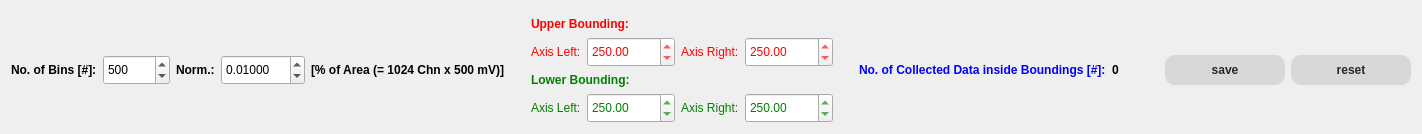
                  <widget class="QWidget" name="tab_12">
                   <attribute name="title">
                    <string>A</string>
                   </attribute>
                   <layout class="QVBoxLayout" name="verticalLayout_22">
                    <item>
                     <widget class="plot2DXWidget" name="widget_plotAreaFilterA" native="true"/>
                    </item>
                    <item>
                     <layout class="QHBoxLayout" name="horizontalLayout_26">
                      <item>
                       <widget class="QLabel" name="label_51">
                        <property name="font">
                         <font>
                          <weight>75</weight>
                          <bold>true</bold>
                         </font>
                        </property>
                        <property name="text">
                         <string>No. of Bins [#]:</string>
                        </property>
                       </widget>
                      </item>
                      <item>
                       <widget class="QSpinBox" name="spinBox_areaBinningCntA">
                        <property name="minimumSize">
                         <size>
                          <width>0</width>
                          <height>30</height>
                         </size>
                        </property>
                        <property name="minimum">
                         <number>2</number>
                        </property>
                        <property name="maximum">
                         <number>100000</number>
                        </property>
                        <property name="value">
                         <number>500</number>
                        </property>
                       </widget>
                      </item>
                      <item>
                       <widget class="QLabel" name="label_67">
                        <property name="font">
                         <font>
                          <weight>75</weight>
                          <bold>true</bold>
                         </font>
                        </property>
                        <property name="text">
                         <string>Norm.:</string>
                        </property>
                       </widget>
                      </item>
                      <item>
                       <widget class="QDoubleSpinBox" name="doubleSpinBox_areaANorm">
                        <property name="minimumSize">
                         <size>
                          <width>0</width>
                          <height>30</height>
                         </size>
                        </property>
                        <property name="decimals">
                         <number>5</number>
                        </property>
                        <property name="minimum">
                         <double>0.000010000000000</double>
                        </property>
                        <property name="maximum">
                         <double>100.000000000000000</double>
                        </property>
                        <property name="singleStep">
                         <double>0.001000000000000</double>
                        </property>
                        <property name="value">
                         <double>0.010000000000000</double>
                        </property>
                       </widget>
                      </item>
                      <item>
                       <widget class="QLabel" name="label_68">
                        <property name="font">
                         <font>
                          <weight>75</weight>
                          <bold>true</bold>
                         </font>
                        </property>
                        <property name="text">
                         <string>[% of Area (= 1024 Chn x 500 mV)]</string>
                        </property>
                       </widget>
                      </item>
                      <item>
                       <spacer name="horizontalSpacer_47">
                        <property name="orientation">
                         <enum>Qt::Horizontal</enum>
                        </property>
                        <property name="sizeType">
                         <enum>QSizePolicy::Fixed</enum>
                        </property>
                        <property name="sizeHint" stdset="0">
                         <size>
                          <width>20</width>
                          <height>20</height>
                         </size>
                        </property>
                       </spacer>
                      </item>
                      <item>
                       <layout class="QVBoxLayout" name="verticalLayout_20">
                        <item>
                         <widget class="QLabel" name="label_75">
                          <property name="font">
                           <font>
                            <weight>75</weight>
                            <bold>true</bold>
                           </font>
                          </property>
                          <property name="styleSheet">
                           <string notr="true">color: red</string>
                          </property>
                          <property name="text">
                           <string>Upper Bounding:</string>
                          </property>
                         </widget>
                        </item>
                        <item>
                         <layout class="QHBoxLayout" name="horizontalLayout_28">
                          <item>
                           <widget class="QLabel" name="label_71">
                            <property name="styleSheet">
                             <string notr="true">color: red</string>
                            </property>
                            <property name="text">
                             <string>Axis Left:</string>
                            </property>
                           </widget>
                          </item>
                          <item>
                           <widget class="QDoubleSpinBox" name="doubleSpinBox_areaFilter_leftA_upper">
                            <property name="minimumSize">
                             <size>
                              <width>0</width>
                              <height>30</height>
                             </size>
                            </property>
                            <property name="styleSheet">
                             <string notr="true">color: red</string>
                            </property>
                            <property name="minimum">
                             <double>-100000000.000000000000000</double>
                            </property>
                            <property name="maximum">
                             <double>100000000.000000000000000</double>
                            </property>
                            <property name="singleStep">
                             <double>1.000000000000000</double>
                            </property>
                            <property name="value">
                             <double>250.000000000000000</double>
                            </property>
                           </widget>
                          </item>
                          <item>
                           <widget class="QLabel" name="label_72">
                            <property name="styleSheet">
                             <string notr="true">color: red</string>
                            </property>
                            <property name="text">
                             <string>Axis Right:</string>
                            </property>
                           </widget>
                          </item>
                          <item>
                           <widget class="QDoubleSpinBox" name="doubleSpinBox_areaFilter_rightA_upper">
                            <property name="minimumSize">
                             <size>
                              <width>0</width>
                              <height>30</height>
                             </size>
                            </property>
                            <property name="styleSheet">
                             <string notr="true">color: red</string>
                            </property>
                            <property name="minimum">
                             <double>-100000000.000000000000000</double>
                            </property>
                            <property name="maximum">
                             <double>100000000.000000000000000</double>
                            </property>
                            <property name="singleStep">
                             <double>1.000000000000000</double>
                            </property>
                            <property name="value">
                             <double>250.000000000000000</double>
                            </property>
                           </widget>
                          </item>
                         </layout>
                        </item>
                        <item>
                         <widget class="QLabel" name="label_76">
                          <property name="font">
                           <font>
                            <weight>75</weight>
                            <bold>true</bold>
                           </font>
                          </property>
                          <property name="styleSheet">
                           <string notr="true">color: green</string>
                          </property>
                          <property name="text">
                           <string>Lower Bounding:</string>
                          </property>
                         </widget>
                        </item>
                        <item>
                         <layout class="QHBoxLayout" name="horizontalLayout_29">
                          <item>
                           <widget class="QLabel" name="label_73">
                            <property name="styleSheet">
                             <string notr="true">color: green</string>
                            </property>
                            <property name="text">
                             <string>Axis Left:</string>
                            </property>
                           </widget>
                          </item>
                          <item>
                           <widget class="QDoubleSpinBox" name="doubleSpinBox_areaFilter_leftA_lower">
                            <property name="minimumSize">
                             <size>
                              <width>0</width>
                              <height>30</height>
                             </size>
                            </property>
                            <property name="styleSheet">
                             <string notr="true">color: green</string>
                            </property>
                            <property name="minimum">
                             <double>-100000000.000000000000000</double>
                            </property>
                            <property name="maximum">
                             <double>100000000.000000000000000</double>
                            </property>
                            <property name="singleStep">
                             <double>1.000000000000000</double>
                            </property>
                            <property name="value">
                             <double>250.000000000000000</double>
                            </property>
                           </widget>
                          </item>
                          <item>
                           <widget class="QLabel" name="label_74">
                            <property name="styleSheet">
                             <string notr="true">color: green</string>
                            </property>
                            <property name="text">
                             <string>Axis Right:</string>
                            </property>
                           </widget>
                          </item>
                          <item>
                           <widget class="QDoubleSpinBox" name="doubleSpinBox_areaFilter_rightA_lower">
                            <property name="minimumSize">
                             <size>
                              <width>0</width>
                              <height>30</height>
                             </size>
                            </property>
                            <property name="styleSheet">
                             <string notr="true">color: green</string>
                            </property>
                            <property name="minimum">
                             <double>-100000000.000000000000000</double>
                            </property>
                            <property name="maximum">
                             <double>100000000.000000000000000</double>
                            </property>
                            <property name="singleStep">
                             <double>1.000000000000000</double>
                            </property>
                            <property name="value">
                             <double>250.000000000000000</double>
                            </property>
                           </widget>
                          </item>
                         </layout>
                        </item>
                       </layout>
                      </item>
                      <item>
                       <spacer name="horizontalSpacer_49">
                        <property name="orientation">
                         <enum>Qt::Horizontal</enum>
                        </property>
                        <property name="sizeType">
                         <enum>QSizePolicy::Fixed</enum>
                        </property>
                        <property name="sizeHint" stdset="0">
                         <size>
                          <width>20</width>
                          <height>20</height>
                         </size>
                        </property>
                       </spacer>
                      </item>
                      <item>
                       <widget class="QLabel" name="label_139">
                        <property name="font">
                         <font>
                          <weight>75</weight>
                          <bold>true</bold>
                         </font>
                        </property>
                        <property name="styleSheet">
                         <string notr="true">color: blue</string>
                        </property>
                        <property name="text">
                         <string>No. of Collected Data inside Boundings [#]:</string>
                        </property>
                       </widget>
                      </item>
                      <item>
                       <widget class="QLabel" name="label_areaCollectedCountsA">
                        <property name="font">
                         <font>
                          <weight>75</weight>
                          <bold>true</bold>
                         </font>
                        </property>
                        <property name="text">
                         <string>0</string>
                        </property>
                       </widget>
                      </item>
                      <item>
                       <spacer name="horizontalSpacer_25">
                        <property name="orientation">
                         <enum>Qt::Horizontal</enum>
                        </property>
                        <property name="sizeHint" stdset="0">
                         <size>
                          <width>40</width>
                          <height>20</height>
                         </size>
                        </property>
                       </spacer>
                      </item>
                      <item>
                       <widget class="QPushButton" name="pushButton_saveAreaCollectionA">
                        <property name="minimumSize">
                         <size>
                          <width>120</width>
                          <height>30</height>
                         </size>
                        </property>
                        <property name="font">
                         <font>
                          <weight>75</weight>
                          <bold>true</bold>
                         </font>
                        </property>
                        <property name="styleSheet">
                         <string notr="true">QPushButton {
border-style: flat;
background-color:  rgb(216,216,216); 
color: rgb(40,40,40);
border-radius: 10;
}

QPushButton:disabled {
border-style: flat;
background-color:  rgb(236,236,236); 
color: rgb(140,140,140);
border-radius: 10;
}

QPushButton:hover {
border-style: flat; 
background-color: rgb(160,160,160);
color: rgb(40,40,40);
border-radius: 5;
}

QPushButton:pressed {
border-style: flat; 
background-color: transparent;
color: rgb(40,40,40);
border-radius: 2;
border-color: black;
}</string>
                        </property>
                        <property name="text">
                         <string>save</string>
                        </property>
                       </widget>
                      </item>
                      <item>
                       <widget class="QPushButton" name="pushButton_resetAreaFilterA">
                        <property name="minimumSize">
                         <size>
                          <width>120</width>
                          <height>30</height>
                         </size>
                        </property>
                        <property name="font">
                         <font>
                          <weight>75</weight>
                          <bold>true</bold>
                         </font>
                        </property>
                        <property name="styleSheet">
                         <string notr="true">QPushButton {
border-style: flat;
background-color:  rgb(216,216,216); 
color: rgb(40,40,40);
border-radius: 10;
}

QPushButton:disabled {
border-style: flat;
background-color:  rgb(236,236,236); 
color: rgb(140,140,140);
border-radius: 10;
}

QPushButton:hover {
border-style: flat; 
background-color: rgb(160,160,160);
color: rgb(40,40,40);
border-radius: 5;
}

QPushButton:pressed {
border-style: flat; 
background-color: transparent;
color: rgb(40,40,40);
border-radius: 2;
border-color: black;
}</string>
                        </property>
                        <property name="text">
                         <string>reset</string>
                        </property>
                       </widget>
                      </item>
                     </layout>
                    </item>
                   </layout>
                  </widget>
